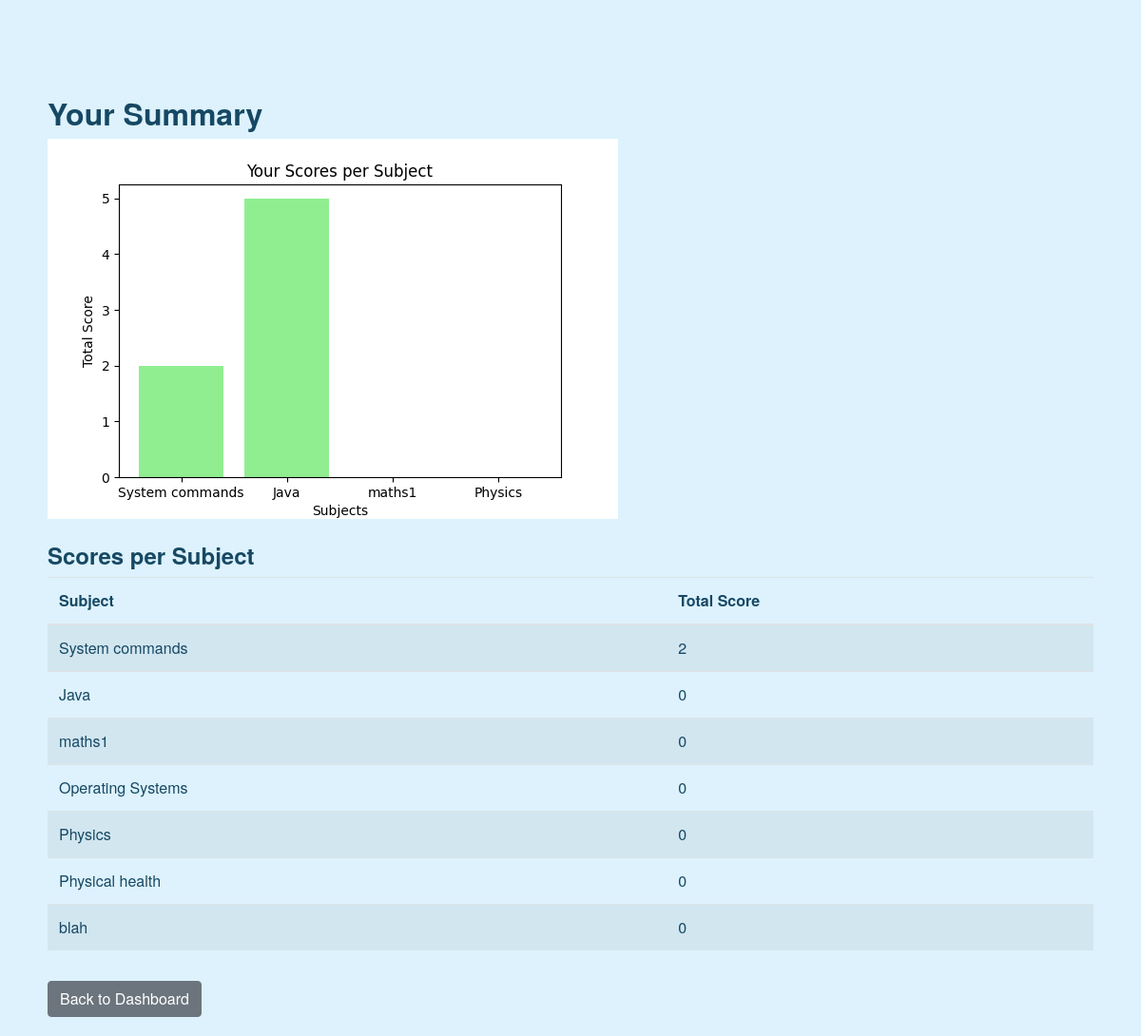
/user/summary (signed in), run on an earlier commit of the app's database.
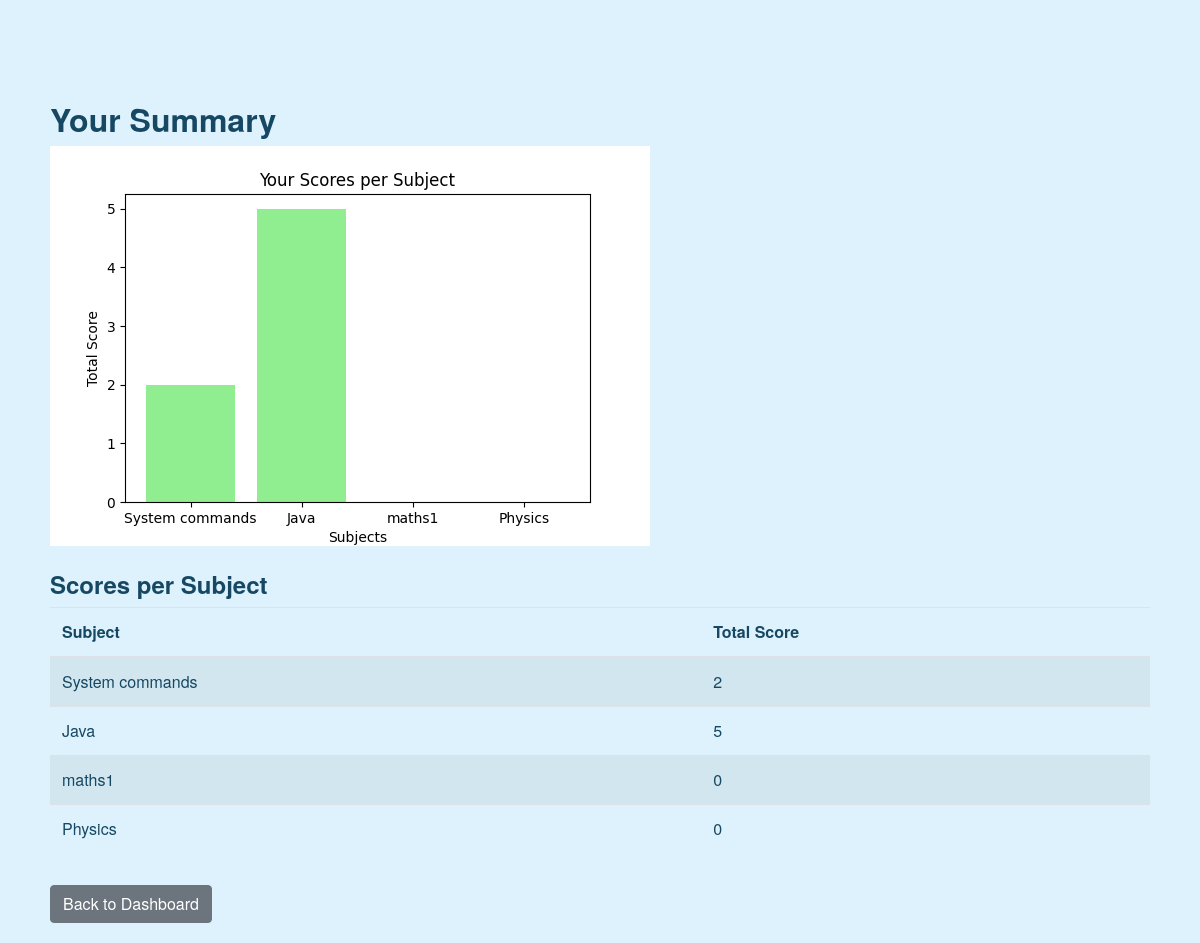
And on a later commit of the database.
### controllers/models.py (models this page shows, shortened)
class Subject(db.Model):
    __tablename__ = 'subjects'
    id = db.Column(db.Integer, primary_key=True)
    name = db.Column(db.String(100), unique=True, nullable=False)
    description = db.Column(db.Text)
    chapters = db.relationship('Chapter', backref='subject', lazy=True)#related data is loaded when accessed by chapter

### controllers/user_routes.py (the view)
    @app.route('/user/summary')
    def user_summary():
        if 'user_id' not in session:
            flash("Please log in first.", "warning")
            return redirect(url_for('login'))
        if session.get('role') == 'Admin':
            flash("Admins cannot access user summary.", "danger")
            return redirect(url_for('admin_dashboard'))
        user_id = session['user_id']
        subjects = Subject.query.all()
        subject_names = []
        total_scores = []
        for subj in subjects:
            sum_score = 0
            for chap in subj.chapters:
                for quiz in chap.quizzes:
                    for s in quiz.scores:
                        if s.user_id == user_id:
                            sum_score += s.total_scored
            subject_names.append(subj.name)
            total_scores.append(sum_score)
        plt.clf()
        fig, ax = plt.subplots(figsize=(6,4))
        ax.bar(subject_names, total_scores, color='lightgreen')
        ax.set_xlabel("Subjects")
        ax.set_ylabel("Total Score")
        ax.set_title("Your Scores per Subject")
        user_chart_path = 'static/user_summary.png'
        plt.savefig(user_chart_path)
        plt.close(fig)
        user_summary_data = []
        for i, subj_name in enumerate(subject_names):
            user_summary_data.append({
                'subject': subj_name,
                'score': total_scores[i]
            })
        return render_template('user_summary.html',
                               user_chart_path=user_chart_path,
                               user_summary_data=user_summary_data)

### templates/user_summary.html (shortened to what this page needs)
{% extends 'base.html' %}
{% block content %}
<div class="container mt-4">
  <h2>Your Summary</h2>
  <div class="mb-4">
    <img src="{{ url_for('static', filename='user_summary.png') }}"
    alt="User Summary Chart" class="img-fluid">
  </div>
  <h4>Scores per Subject</h4>
  <table class="table table-striped">
    <thead>
      <tr>
        <th>Subject</th>
        <th>Total Score</th>
      </tr>
    </thead>
    <tbody>
      {% for row in user_summary_data %}
      <tr>
        <td>{{ row.subject }}</td>
        <td>{{ row.score }}</td>
      </tr>
      {% endfor %}
    </tbody>
  </table>
  <a href="{{ url_for('user_dashboard') }}" class="btn btn-secondary mt-3">Back to Dashboard</a>
</div>
{% endblock %}

What changed in the data, as far as the page shows it:
removed Subject: subject "Operating Systems", score "0"
removed Subject: subject "Physical health", score "0"
removed Subject: subject "blah", score "0"
computed for Subject "Java": score "0" → "5"
